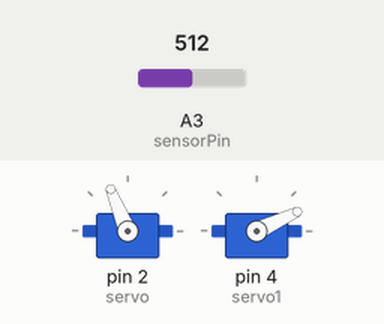
This sketch was run on a simulated Arduino Uno, built with avr-gcc and run on an emulated ATmega328P. Parts: 2 × servo. The inputs (shaded band) are chosen by the test bench; at power-on: A3 (sensorPin) = 512. Random numbers use the default seed unless the sketch sets one.

Above: at 3.2 s.
Timing chart, 0 to 4.7 s (numbered marks = the images above):
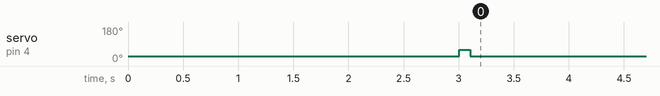

The sketch:

test_6.ino
```cpp
// Sketch successfully tested on Arduino Uno Rev3.

// LICENCE
// Luca Giacolini
// www.lucagiacolini.com
// University College of London, Interactive Architecture Lab
// Attribution-ShareAlike 4.0 International (CC BY-SA 4.0)

#include <Servo.h>
Servo servo;           // Define bottom servo 0-180
Servo servo1;         // Define top servo 0-180

int sensorPin = A3;   //sensor pin
int med;
int avVal = 0;

int counter1 = 0;
int counter2 = 0;

bool state;         // current state of the button
int lastState = 0;     // previous state of the button

bool pos;

void setup() {

  delay(1000);
  servo.attach(2);
  servo1.attach(4);
  //set initial position
  servo.write(112);
  servo1.write(25);

  pinMode(sensorPin, INPUT);
  Serial.begin(9600);
  //calibration routine
  sensorSetup();
}

void loop() {

  sensorRead();
  if(avVal < (med-10))
  {
    state = true;
  }
  else if(avVal > (med+5))
  {
    state = false;
  }

  if (state != lastState)
  {
    if (state == true)
    {
      counter1++;

    }
    else
    {
      counter2++;
    }
  }

  lastState = state;

  if(counter1 == 4 && counter2 == 4){
    defense();
    counter1 = 0;
    counter2 = 0;
    }
}
```

behaviors.ino
```cpp
void randomSweep()
{
  //swtiching in between rest and moving somewhere randomly
  switch (random(0,1)){

  case 0:
  servo.write(random(0, 100));
  servo1.write(random(30, 60));
  delay(150);
  servo.write(random(100, 180));
  servo1.write(random(60, 80));
  delay(150);
  break;

  case 1:
  delay(400);
  break;
  }
}

void panning()
{
  servo.write(0);
  delay(100);
  servo.write(180);
  delay(500);
}

void defense()
{
  servo.write(100);
  servo1.write(90);
  delay(300);
  servo1.write(70);
  delay(100);
  servo1.write(90);
  delay(100);
    servo1.write(70);
  delay(100);
  servo1.write(25);
  servo.write(112);
}
```

routines.ino
```cpp
int sum = 0;
int value = 0;
int numReadings = 10;

//calibration. Do not touch the sensor stick when Arduino starts up. When the routine is done, the actuation stick sort of shakes his head to confirm;
int sensorSetup()
{

  int testVal;
  int testSum;

  for (int i=0; i < 40; i++){

  testVal = analogRead(sensorPin);
  testSum = testSum+testVal;

  delay(50);
  }

  med = (testSum/40);

  servo1.write(60);
  delay(100);
  servo1.write(25);

  return med;
}


//input: flex sensor on A3. Reading the average of n' values;
int sensorRead()
{
    sum = 0;
  avVal = 0;

  for (int i=0; i < numReadings; i++)
  {
    value = analogRead(sensorPin);
    sum = sum+value;
    delay(5);
  }
  avVal = (sum/numReadings);

//  Serial.print("rest position value = ");
//  Serial.println(avVal);

  return avVal;
}
```
